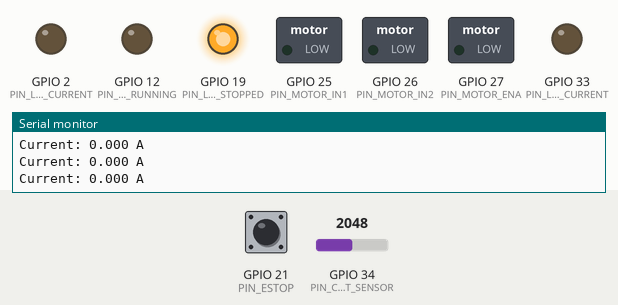
A program run on a simulated ESP32. Shown: switched loads named in the program (green lamp = pin HIGH), output pins drawn as LEDs (lit = HIGH), the last lines printed to the serial monitor. Dashed ring = blinking. The inputs (shaded band) are chosen by the test bench; at power-on: GPIO 21 (PIN_ESTOP) HIGH, GPIO 34 (PIN_CURRENT_SENSOR) = 2048 (analog values on the 0–4095 scale).

Above: at 3.5 s.
3.6 s: GPIO 21 (PIN_ESTOP) pulled LOW for 0.15 s
At 4.8 s:
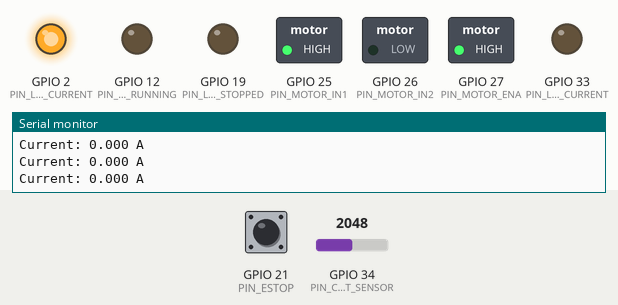
5.2 s: GPIO 34 (PIN_CURRENT_SENSOR) set to 2065
At 6.4 s:
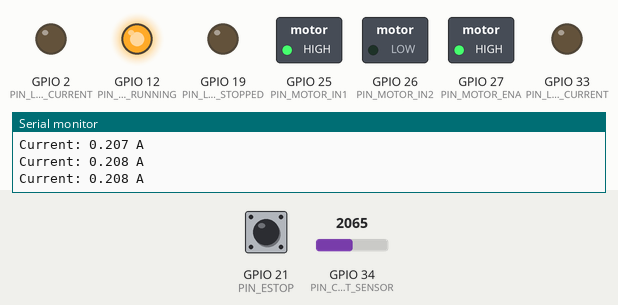
6.9 s: GPIO 34 (PIN_CURRENT_SENSOR) set to 2866
At 7.3 s:
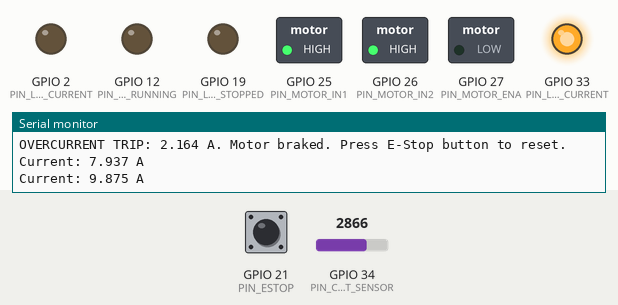
8.4 s: GPIO 21 (PIN_ESTOP) pulsed LOW 5 times (0.12 s each, 0.3 s apart)
At 8.85 s:
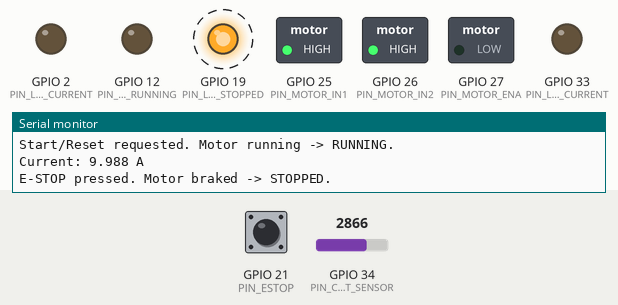
Timing chart, 0 to 11.6 s (numbered marks = the images above; inputs shaded):
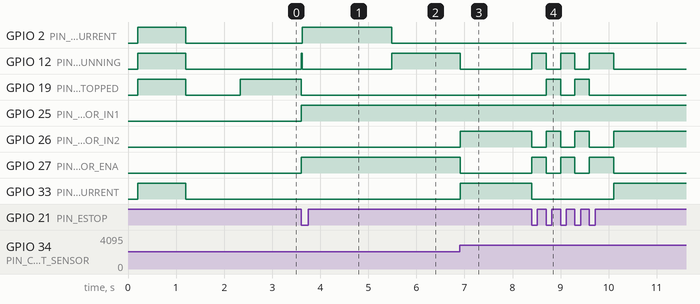

Measured:
- the behaviour switches between 2064 and 2065 on GPIO 34 (PIN_CURRENT_SENSOR) (found by bisection; images 1 and 2)
- after the input at 3.6 s, GPIO 2 (PIN_LED_LOW_CURRENT), GPIO 25 (PIN_MOTOR_IN1), GPIO 27 (PIN_MOTOR_ENA): LOW → HIGH at once; GPIO 12 (PIN_LED_RUNNING): LOW → HIGH at once, → LOW 0.02 s later; GPIO 19 (PIN_LED_STOPPED): HIGH → LOW at once
- after the input at 5.2 s, GPIO 2 (PIN_LED_LOW_CURRENT): HIGH → LOW after 0.29 s; GPIO 12 (PIN_LED_RUNNING): LOW → HIGH after 0.29 s
- after the input at 6.9 s, GPIO 12 (PIN_LED_RUNNING), GPIO 27 (PIN_MOTOR_ENA): HIGH → LOW at once; GPIO 26 (PIN_MOTOR_IN2), GPIO 33 (PIN_LED_HIGH_CURRENT): LOW → HIGH at once
- after the input at 8.4 s, GPIO 12 (PIN_LED_RUNNING): goes HIGH 0.30 s, LOW 0.30 s, HIGH 0.30 s, LOW 0.30 s, HIGH 0.51 s, then LOW, starting at once; GPIO 19 (PIN_LED_STOPPED): alternates HIGH for 0.30 s and LOW for 0.30 s, 4 changes in all, then stays LOW, starting after 0.30 s

The program:

main.cpp
```cpp
#include <Arduino.h>
#include "config.h"
#include "CurrentSensor.h"
#include "L298N.h"


L298N motor(Config::PIN_MOTOR_IN1, Config::PIN_MOTOR_IN2, Config::PIN_MOTOR_ENA,
            Config::PWM_CHANNEL, Config::PWM_FREQ_HZ, Config::PWM_RESOLUTION_BITS);

enum class SystemState : uint8_t {
  STOPPED,
  RUNNING,
  LOW_CURRENT,
  HIGH_CURRENT
};

SystemState currentState = SystemState::STOPPED;
unsigned long motorStartTime = 0;


volatile bool          estopEvent = false;
volatile unsigned long lastIsrMs  = 0;

void IRAM_ATTR onEstopChange() {
  unsigned long now = millis();
  if (now - lastIsrMs < Config::ESTOP_DEBOUNCE_MS) {
    return;
  }
  lastIsrMs  = now;
  estopEvent = true;
}

void handleEstopEvent();
void evaluateCurrent(float amps);
void enterFault(float amps);
void updateLEDs();

void setup() {
  Serial.begin(115200);
  delay(200);

  pinMode(Config::PIN_LED_RUNNING,      OUTPUT);
  pinMode(Config::PIN_LED_STOPPED,      OUTPUT);
  pinMode(Config::PIN_LED_HIGH_CURRENT, OUTPUT);
  pinMode(Config::PIN_LED_LOW_CURRENT,  OUTPUT);
  pinMode(Config::PIN_ESTOP, INPUT_PULLUP);

  digitalWrite(Config::PIN_LED_RUNNING,      HIGH);
  digitalWrite(Config::PIN_LED_STOPPED,      HIGH);
  digitalWrite(Config::PIN_LED_HIGH_CURRENT, HIGH);
  digitalWrite(Config::PIN_LED_LOW_CURRENT,  HIGH);
  delay(1000);
  digitalWrite(Config::PIN_LED_RUNNING,      LOW);
  digitalWrite(Config::PIN_LED_STOPPED,      LOW);
  digitalWrite(Config::PIN_LED_HIGH_CURRENT, LOW);
  digitalWrite(Config::PIN_LED_LOW_CURRENT,  LOW);

  analogReadResolution(Config::ADC_RESOLUTION_BITS);


  motor.begin();
  motor.stop();

  CurrentSensor_Init(Config::PIN_CURRENT_SENSOR, Config::CURRENT_SENSITIVITY_V_PER_A);
  delay(500);
  Serial.println(F("Calibrating current sensor - keep motor OFF..."));
  CurrentSensor_Calibrate(Config::CURRENT_CALIBRATION_SAMPLES);
  Serial.println(F("Calibration complete."));

  attachInterrupt(digitalPinToInterrupt(Config::PIN_ESTOP), onEstopChange, FALLING);

  currentState = SystemState::STOPPED;
  updateLEDs();
  Serial.println(F("Motor protection system booted. State: STOPPED."));
}

void loop() {
  if (estopEvent) {
    noInterrupts();
    estopEvent = false;
    interrupts();
    handleEstopEvent();
  }

  static unsigned long lastSampleMs = 0;
  static unsigned long lastReportMs = 0;


  if (millis() - lastSampleMs >= Config::CURRENT_SAMPLE_INTERVAL_MS) {
    lastSampleMs = millis();

    float amps = CurrentSensor_ReadAmps();

    if (millis() - lastReportMs >= Config::SERIAL_REPORT_INTERVAL_MS) {
      lastReportMs = millis();
      Serial.print(F("Current: "));
      Serial.print(amps, 3);
      Serial.println(F(" A"));
    }

    evaluateCurrent(amps);
  }

  updateLEDs();
}

void handleEstopEvent() {
  switch (currentState) {
    case SystemState::RUNNING:
    case SystemState::LOW_CURRENT:
      motor.brake();
      currentState = SystemState::STOPPED;
      Serial.println(F("E-STOP pressed. Motor braked -> STOPPED."));
      break;

    case SystemState::STOPPED:
    case SystemState::HIGH_CURRENT:
      motor.forward(Config::DEFAULT_RUN_SPEED);
      motorStartTime = millis();
      currentState = SystemState::RUNNING;
      Serial.println(F("Start/Reset requested. Motor running -> RUNNING."));
      break;
  }
}

void evaluateCurrent(float amps) {

  if (currentState != SystemState::RUNNING && currentState != SystemState::LOW_CURRENT) {
    return;
  }

  bool pastStartupSurge = (millis() - motorStartTime) > Config::STARTUP_SURGE_IGNORE_MS;

  if (pastStartupSurge && CurrentSensor_IsOvercurrent(Config::CURRENT_LIMIT_A)) {
    enterFault(amps);
    return;
  }


  if (fabs(amps) < (Config::LOW_CURRENT_THRESHOLD_A - Config::CURRENT_HYSTERESIS_A)) {
    currentState = SystemState::LOW_CURRENT;
  } else if (fabs(amps) > (Config::LOW_CURRENT_THRESHOLD_A + Config::CURRENT_HYSTERESIS_A)) {
    currentState = SystemState::RUNNING;
  }
}

void enterFault(float amps) {
  motor.brake();
  currentState = SystemState::HIGH_CURRENT;
  Serial.print(F("OVERCURRENT TRIP: "));
  Serial.print(amps, 3);
  Serial.println(F(" A. Motor braked. Press E-Stop button to reset."));
}

void updateLEDs() {
  digitalWrite(Config::PIN_LED_RUNNING,      currentState == SystemState::RUNNING      ? HIGH : LOW);
  digitalWrite(Config::PIN_LED_STOPPED,      currentState == SystemState::STOPPED      ? HIGH : LOW);
  digitalWrite(Config::PIN_LED_HIGH_CURRENT, currentState == SystemState::HIGH_CURRENT ? HIGH : LOW);
  digitalWrite(Config::PIN_LED_LOW_CURRENT,  currentState == SystemState::LOW_CURRENT  ? HIGH : LOW);
}
```

CurrentSensor.h
```cpp
#pragma once
#include <Arduino.h>

void  CurrentSensor_Init(int pin, float sensitivityVPerA);
void  CurrentSensor_Calibrate(int numSamples = 300);
float CurrentSensor_ReadAmps();
bool  CurrentSensor_IsOvercurrent(float thresholdA);
```

L298N.h
```cpp
#pragma once
#include <Arduino.h>

enum class MotorDirection : uint8_t {
  STOPPED,
  FORWARD,
  REVERSE,
  BRAKING
};

class L298N {
public:
  L298N(uint8_t in1, uint8_t in2, uint8_t ena,
        uint8_t pwmChannel, uint32_t pwmFreqHz, uint8_t pwmResolutionBits);

  void begin();

  void forward(uint8_t speed);
  void reverse(uint8_t speed);
  void stop();
  void brake();

  MotorDirection getDirection() const { return _direction; }
  uint8_t        getSpeed()     const { return _speed; }

private:
  const uint8_t  _in1;
  const uint8_t  _in2;
  const uint8_t  _ena;
  const uint8_t  _pwmChannel;
  const uint32_t _pwmFreqHz;
  const uint8_t  _pwmResolutionBits;

  MotorDirection _direction;
  uint8_t        _speed;

  void writeSpeed(uint8_t speed);
};
```

CurrentSensor.cpp
```cpp
#include "CurrentSensor.h"
#include "config.h"

namespace {
  int   s_pin           = -1;
  float s_sensitivity   = Config::CURRENT_SENSITIVITY_V_PER_A;
  float s_zeroVoltage   = Config::ADC_MAX_VOLTAGE / 2.0f; // sane default until calibrated
  float s_filteredAmps  = 0.0f;
  bool  s_filterPrimed  = false;
}

void CurrentSensor_Init(int pin, float sensitivityVPerA) {
  s_pin         = pin;
  s_sensitivity = sensitivityVPerA;
  pinMode(s_pin, INPUT);
  s_filterPrimed = false;
}

void CurrentSensor_Calibrate(int numSamples) {
  if (s_pin < 0) return; // not initialized

  uint32_t sum = 0;
  for (int i = 0; i < numSamples; i++) {
    sum += analogRead(s_pin);
    delay(2);
  }

  float avgRaw = sum / (float)numSamples;
  s_zeroVoltage = (avgRaw / Config::ADC_RESOLUTION) * Config::ADC_MAX_VOLTAGE;


  s_filterPrimed = false;
}

float CurrentSensor_ReadAmps() {
  if (s_pin < 0) return 0.0f;


  long rawSum = 0;
  for (int i = 0; i < Config::CURRENT_OVERSAMPLE_COUNT; i++) {
    rawSum += analogRead(s_pin);
  }
  float rawAvg  = rawSum / (float)Config::CURRENT_OVERSAMPLE_COUNT;
  float voltage = (rawAvg / Config::ADC_RESOLUTION) * Config::ADC_MAX_VOLTAGE;
  float instantAmps = (voltage - s_zeroVoltage) / s_sensitivity;


  if (!s_filterPrimed) {
    s_filteredAmps = instantAmps;
    s_filterPrimed = true;
  } else {
    s_filteredAmps = Config::CURRENT_EMA_ALPHA * instantAmps +
                     (1.0f - Config::CURRENT_EMA_ALPHA) * s_filteredAmps;
  }

  return s_filteredAmps;
}

bool CurrentSensor_IsOvercurrent(float thresholdA) {
  // Evaluates the last filtered reading rather than sampling again,
  // so it stays consistent with whatever value was just logged/used
  // by the caller after their ReadAmps() call.
  return fabs(s_filteredAmps) > thresholdA;
}
```

L298N.cpp
```cpp
#include "L298N.h"

L298N::L298N(uint8_t in1, uint8_t in2, uint8_t ena,
             uint8_t pwmChannel, uint32_t pwmFreqHz, uint8_t pwmResolutionBits)
  : _in1(in1), _in2(in2), _ena(ena),
    _pwmChannel(pwmChannel), _pwmFreqHz(pwmFreqHz), _pwmResolutionBits(pwmResolutionBits),
    _direction(MotorDirection::STOPPED), _speed(0) {}

void L298N::begin() {
  pinMode(_in1, OUTPUT);
  pinMode(_in2, OUTPUT);

  ledcSetup(_pwmChannel, _pwmFreqHz, _pwmResolutionBits);
  ledcAttachPin(_ena, _pwmChannel);

  stop();
}

void L298N::writeSpeed(uint8_t speed) {
  _speed = speed;
  ledcWrite(_pwmChannel, speed);  // channel-based write, not pin-based
}

void L298N::forward(uint8_t speed) {
  digitalWrite(_in1, HIGH);
  digitalWrite(_in2, LOW);
  writeSpeed(speed);
  _direction = MotorDirection::FORWARD;
}

void L298N::reverse(uint8_t speed) {
  digitalWrite(_in1, LOW);
  digitalWrite(_in2, HIGH);
  writeSpeed(speed);
  _direction = MotorDirection::REVERSE;
}

void L298N::stop() {
  digitalWrite(_in1, LOW);
  digitalWrite(_in2, LOW);
  writeSpeed(0);
  _direction = MotorDirection::STOPPED;
}

void L298N::brake() {
  digitalWrite(_in1, HIGH);
  digitalWrite(_in2, HIGH);
  writeSpeed(0);
  _direction = MotorDirection::BRAKING;
}
```

config.h
```cpp
#pragma once
#include <Arduino.h>


namespace Config {

constexpr int PIN_MOTOR_IN1 = 25;
constexpr int PIN_MOTOR_IN2 = 26;
constexpr int PIN_MOTOR_ENA = 27;

constexpr int      PWM_CHANNEL          = 0;
constexpr uint32_t PWM_FREQ_HZ          = 20000;
constexpr uint8_t  PWM_RESOLUTION_BITS  = 8;

constexpr uint8_t DEFAULT_RUN_SPEED = 255;

constexpr int   PIN_CURRENT_SENSOR = 34;

constexpr float ADC_MAX_VOLTAGE       = 3.3f;
constexpr int   ADC_RESOLUTION_BITS   = 12;
constexpr int   ADC_RESOLUTION        = 4095;

constexpr float CURRENT_SENSITIVITY_V_PER_A = 0.066f;
constexpr int   CURRENT_OVERSAMPLE_COUNT    = 32;
constexpr float CURRENT_EMA_ALPHA           = 0.2f;
constexpr int   CURRENT_CALIBRATION_SAMPLES = 300;

constexpr float CURRENT_LIMIT_A             = 0.4f;
constexpr unsigned long STARTUP_SURGE_IGNORE_MS = 500;

constexpr float LOW_CURRENT_THRESHOLD_A = 0.15f;
constexpr float CURRENT_HYSTERESIS_A    = 0.05f;

constexpr int PIN_ESTOP = 21;
constexpr unsigned long ESTOP_DEBOUNCE_MS = 40;

constexpr int PIN_LED_RUNNING      = 12;
constexpr int PIN_LED_STOPPED      = 19;
constexpr int PIN_LED_HIGH_CURRENT = 33;
constexpr int PIN_LED_LOW_CURRENT  = 2;

constexpr unsigned long CURRENT_SAMPLE_INTERVAL_MS = 20;
constexpr unsigned long SERIAL_REPORT_INTERVAL_MS  = 250;

} 
```
